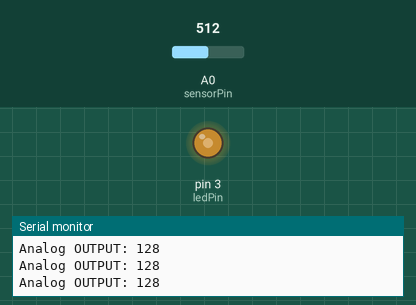
The sketch below on a simulated Arduino Uno, built with avr-gcc and run on an emulated ATmega328P. Parts: output pins drawn as LEDs (lit = HIGH), the last lines printed to the serial monitor. Inputs (shaded band) come from the test bench; at power-on: A0 (sensorPin) = 512.

Above: at 1.3 s.
1.4 s: A0 (sensorPin) set to 306
At 2.6 s:
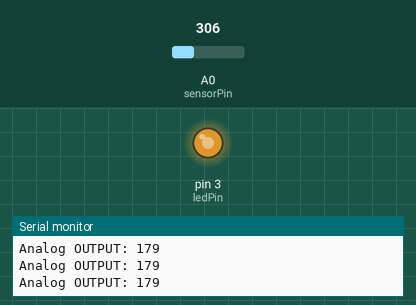
3.0 s: A0 (sensorPin) set to 122
At 3.8 s:
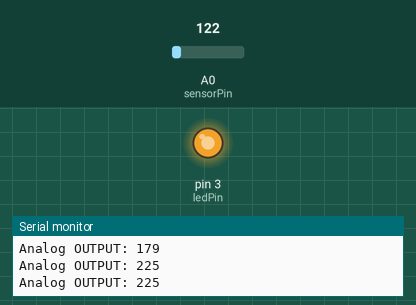
4.5 s: A0 (sensorPin) set to 900
At 4.9 s:
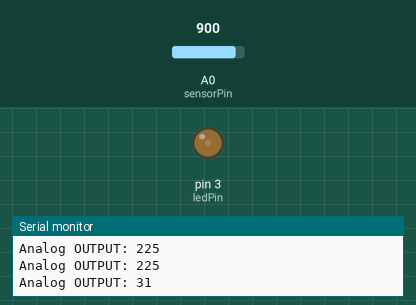
6.0 s: A0 (sensorPin) set to 1023
At 7.2 s:
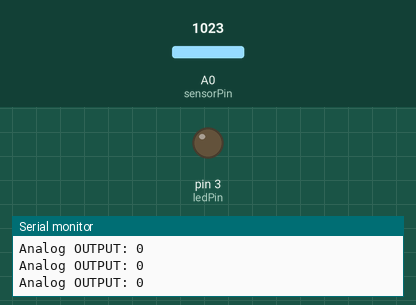
7.5 s: A0 (sensorPin) set to 511
At 8.5 s:
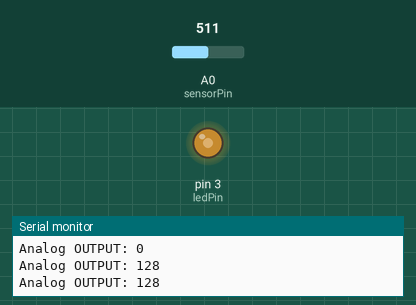
Timing chart, 0 to 10.0 s (numbered marks = the images above; inputs shaded):
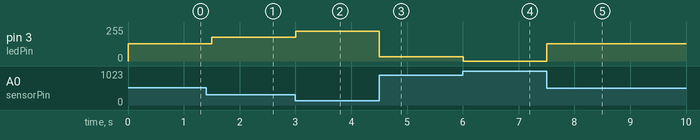

Measured:
- after the input at 1.4 s, pin 3 (ledPin): 128/255 → 179/255 after 0.10 s
- after the input at 3.0 s, pin 3 (ledPin): 179/255 → 225/255 at once
- after the input at 4.5 s, pin 3 (ledPin): 225/255 → 31/255 at once
- after the input at 6.0 s, pin 3 (ledPin): 31/255 → 0/255 at once
- after the input at 7.5 s, pin 3 (ledPin): 0/255 → 128/255 at once

The sketch:

Moisture_Sensor.ino
```cpp
//Moisture Sensor Code Using Probe

// Sensor pins pin D6 LED output, pin A0 analog Input
#define ledPin 3
#define sensorPin A0

void setup() {

  Serial.begin(9600);
  pinMode(ledPin, OUTPUT);
  digitalWrite(ledPin, LOW);

}

void loop() {

  //Displaying Readings
  Serial.print("Analog OUTPUT: ");
  Serial.println(readSensor());
  delay(500);

}

//  This function returns the analog data to calling function

int readSensor() {
  int sensorValue = analogRead(sensorPin);  // Read the analog value from sensor
  int outputValue = map(sensorValue, 0, 1023, 255, 0); // map the 10-bit data to 8-bit data
  //The map() function inverts the range so that dry soil (higher resistance) → Higher analog value (~1023). Wet soil (lower resistance) → Lower analog value (~0).
  analogWrite(ledPin, outputValue); // generate PWM signal
  return outputValue; // Return analog moisture value
}
```
